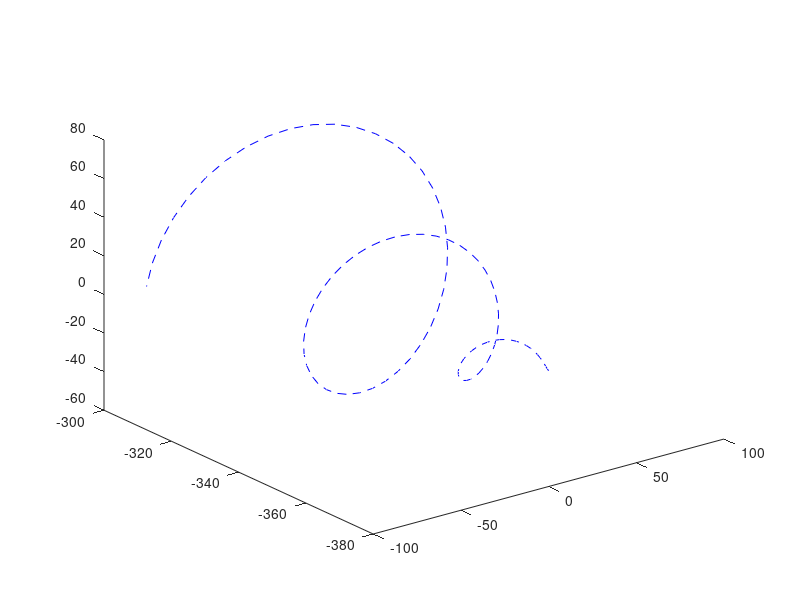

MATLAB code for this plot:
% generate spiral path
function [x, y, z] = generate_spiral
    scale = 5; % scaling factor for spiral
    t = linspace(0,5*pi,100);
    x = scale*t.*cos(t);
    y = scale*t-380; % offset start to be y=-380
    z = scale*t.*sin(t);
    figure(2)
    view(2)
    plot3(x,y,z,'--blue')
end